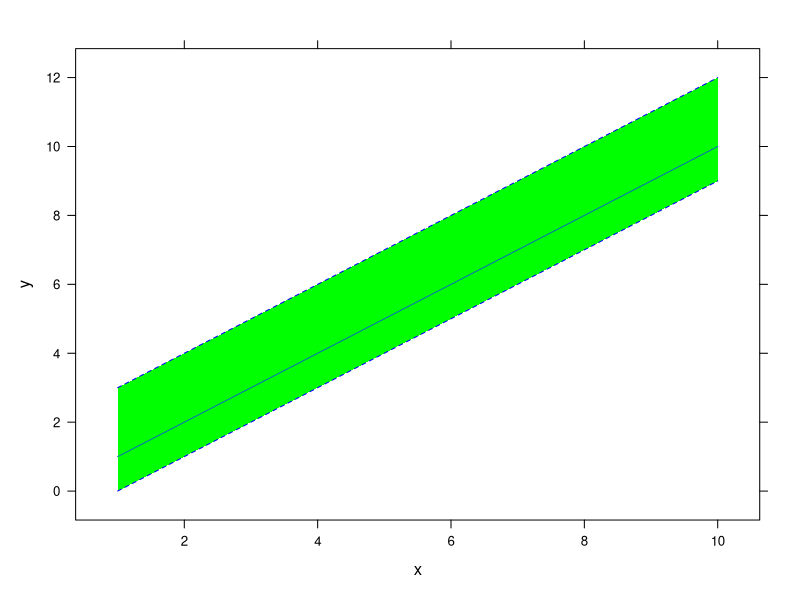
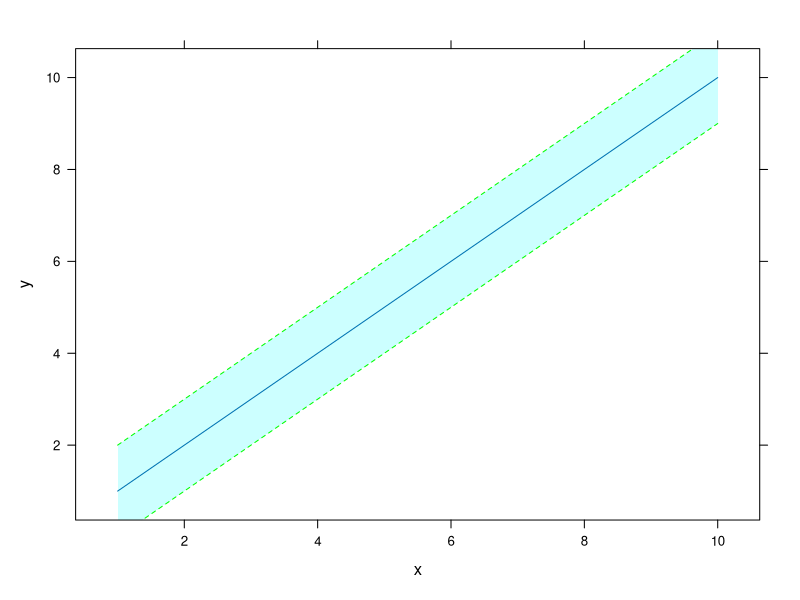
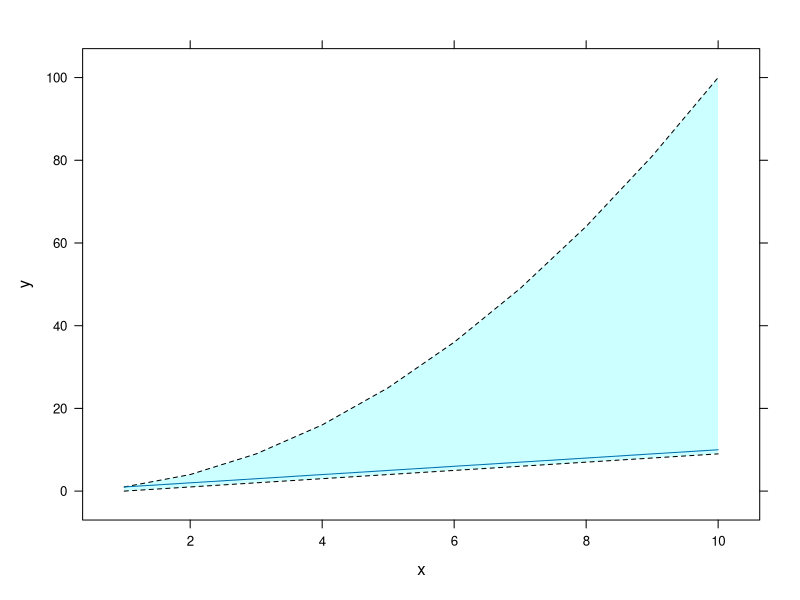
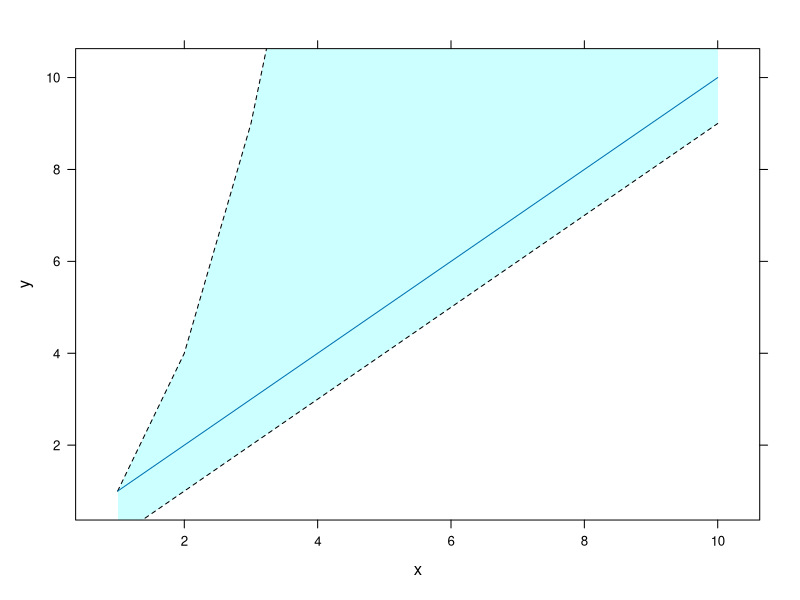

The R script that drew these images, in order:
library(lattice)

bandplot <- function(formula, data, band.color = NULL, edge.color = 'black', show.whole = FALSE, ...) {
  my.panel.bands <- function(x, y, upper = data$high, lower = data$low, fill, col,
                             subscripts, ..., font, fontface)
  { 
    upper <- upper[subscripts[order(x)]]
    lower <- lower[subscripts[order(x)]]
    
    #Почему точки не отсортировали в примере?
    x <- sort(x)
    
    panel.polygon(c(x, rev(x)), c(upper, rev(lower)),
                  col = if(is.null(band.color)) fill else band.color, border = FALSE,
                  ...)
     
    panel.lines(x, upper, col = edge.color, lty = 'dashed' );
    panel.lines(x, lower, col = edge.color, lty = 'dashed');
  }
  
  xyplot(formula, data = data,
         panel = function(x, y, ...){
           panel.superpose(x, y, panel.groups = my.panel.bands, type='l', col=if(is.null(band.color)) 'gray' else band.color,...);
           # Поменял type на l с b, потому что некрасиво.
           panel.xyplot(x, y, type='l', cex=0.6, lty=1,...) 
         }
         , prepanel = if (show.whole) function(x, y, upper, lower) {
           p<-prepanel.default.xyplot(x,y,...);
           p$ylim <- c(min(lower), max(upper));
           p
         } else prepanel.default.xyplot(x,y,...)
         ,...
  ) 
}   

x = 1:10
y = x
df <- data.frame(x = x, y = y)
 
bandplot(y ~ x, df, band.color = 'green', edge.color = 'blue', show.whole = T, upper=y+2, lower=y-1, groups = (x > 0))
bandplot(y ~ x, df, edge.color = 'green', upper=y+1, lower=y-1, groups = (x < 0))
 
bandplot(y ~ x, df, upper = y^2, lower = y-1,show.whole = T, groups=(x>0))
bandplot(y ~ x, df, upper = y^2, lower = y-1, groups=(x>0))


